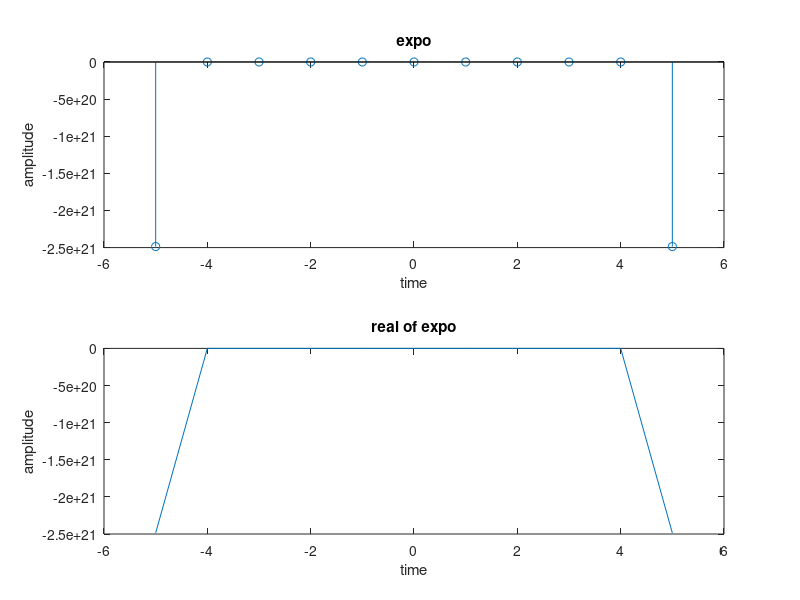

Here is the MATLAB script that generated this plot:
clc;
close all;
clear all;
n=input('enter n value');
t=-n:1:n;
a=5;
b=10;
x=sin(a+1i*b*t);
subplot(2,1,1);
stem(t,x);
xlabel('time');
ylabel('amplitude');
title('expo');
subplot(2,1,2);
plot(t,real(x));
xlabel('time');
ylabel('amplitude');
title('real of expo');